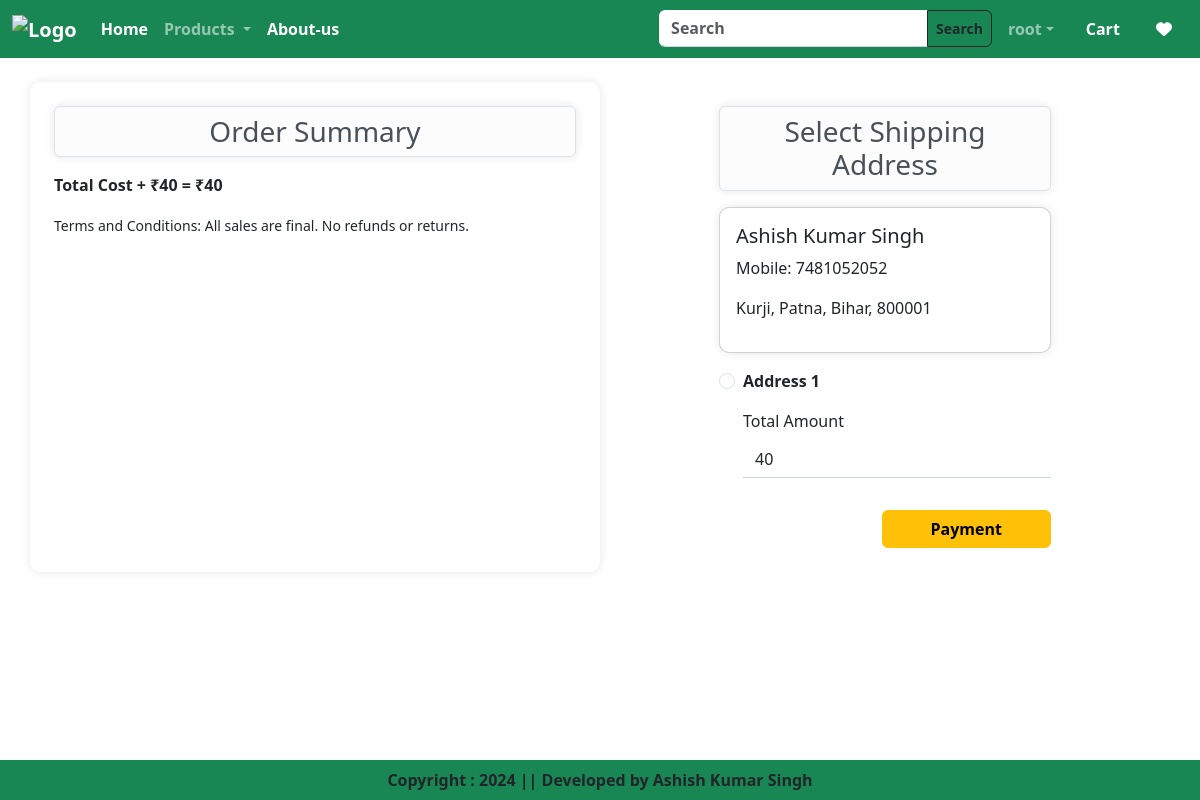
The page /checkout/ (signed in) on the database as committed earlier.
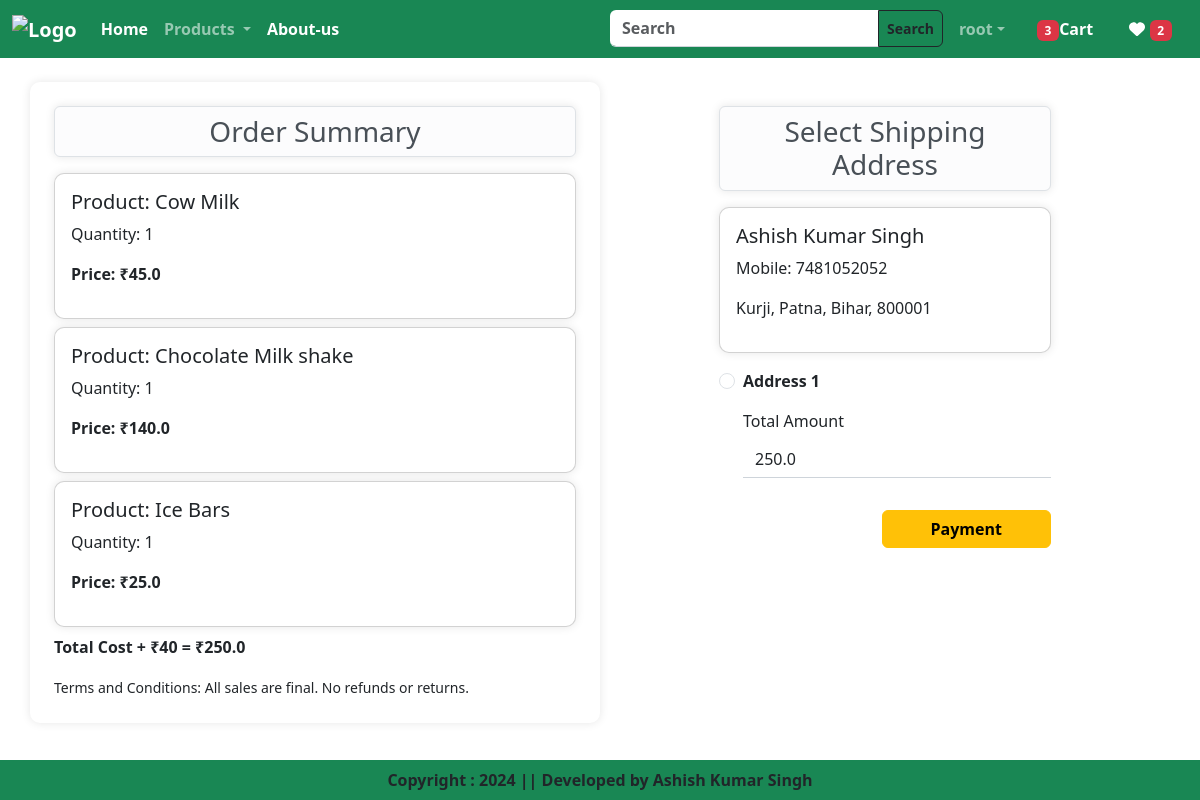
The same page on the database as committed later.
### app/models.py (models this page shows, shortened)
class Customer(models.Model):
    user = models.ForeignKey(User, on_delete=models.CASCADE)
    name = models.CharField(max_length=200)
    locality = models.CharField(max_length=200)
    city = models.CharField(max_length=100)
    mobile = models.IntegerField(default=0)
    zipcode = models.IntegerField()
    state = models.CharField(choices=STATE_CHOICES,max_length=200)

class Cart(models.Model):
    user = models.ForeignKey(User,on_delete=models.CASCADE)
    product = models.ForeignKey(Product,on_delete=models.CASCADE)
    quantity = models.PositiveIntegerField(default=1)

class Product(models.Model):
    title = models.CharField(max_length=100)
    selling_price = models.FloatField()
    discounted_price = models.FloatField()
    description = models.TextField()
    composition = models.TextField(default="")
    prodapp = models.TextField(default="")
    category = models.CharField(choices=CATEGORY_CHOICES,max_length=2)
    product_image = models.ImageField(upload_to='product')

### app/views.py (the view, shortened to what this page needs)
# urls.py: path('checkout/',views.Checkout.as_view(),name="checkout"),
@method_decorator(login_required, name='dispatch')
class Checkout(View):
    def get(self, request):
        user = request.user
        add = Customer.objects.filter(user=user)
        cart_items = Cart.objects.filter(user=user)
        wishItem=0
        totalItem = 0
        if request.user.is_authenticated:
            totalItem = len(Cart.objects.filter(user=request.user))
            wishItem = len(Wishlist.objects.filter(user=request.user))
        famount = 0
        for p in cart_items:
            value = p.quantity * p.product.discounted_price
            famount = famount + value
        totalamount = famount + 40
        razoramounnt = int(totalamount * 100)
        client = razorpay.Client(auth=(settings.RAZOR_KEY_ID,settings.RAZOR_KEY_SECRET))
        data = {'amount':razoramounnt,'currency':"INR","receipt":"order_recptid_12"}
        payment_response = client.order.create(data=data)
        print(payment_response)
        order_id = payment_response['id']
        order_status = payment_response['status']
        return render(request,"app/checkout.html",locals())

### app/templates/app/checkout.html (shortened to what this page needs)
{% extends "app/base.html" %}
{% load static %}
{% block main-content %}
<div class="container">
    <div class="row my-4">
        <div class="col-sm-6 shadow_container p-4">
            <h3 class="alert alert-light border rounded text-center shadow_container p-2">Order Summary</h3>
            {% for item in cart_items %}
            <div class="card mb-2 shadow_container">
                <div class="card-body">
                    <h5>Product: {{ item.product.title }}</h5>
                    <p>Quantity: {{ item.quantity }}</p>
                    <p class="fw-bold">Price: ₹{{ item.product.discounted_price }}</p>
                </div>
            </div>
            {% endfor %}
            <p class="fw-bold">Total Cost + ₹40 = ₹{{ totalamount }}</p>
            <small>Terms and Conditions: All sales are final. No refunds or returns.</small>
        </div>
        <div class="col-sm-4 offset-sm-1 p-4">
            <h3 class="alert alert-light border rounded text-center shadow_container p-2">{{ product.title }}Select Shipping Address</h3>
            {% if add %}
                <form method="post" id="myform">
                    {% for ad in add %}
                    <div class="card mb-3 shadow_container">
                        <div class="card-body">
                            <h5>{{ ad.name }}</h5>
                            <p>Mobile: {{ ad.mobile }}</p>
                            <p>{{ ad.locality }}, {{ ad.city }}, {{ ad.state }}, {{ ad.zipcode }}</p>
                        </div>
                    </div>
                    <div class="form-check mb-3">
                        <input class="form-check-input" type="radio" name="custid" id="custadd{{ forloop.counter }}" value="{{ ad.id }}" required/>
                        <label class="form-check-label fw-bold" for="custadd{{ forloop.counter }}">Address {{ forloop.counter }}</label>
                    </div>
                    {% endfor %}
                    <div class="form-check mb-3">
                        <label for="totalamount" class="form-label">Total Amount</label>
                        <input type="number" class="form-control" name="totalamount" value="{{ totalamount }}" readonly>
                    </div>
                    <div class="text-end">
                        <button id="rzp-button1" type="button" class="btn btn-warning mt-3 px-5 fw-bold">Payment</button>
                    </div>
                </form>
            {% else %}
                <div class="alert alert-warning" role="alert">
                    No shipping addresses found. Please <a href="{% url 'profile' %}" class="alert-link">add a shipping address</a> in your profile before proceeding.
                </div>
            {% endif %}
        </div>
    </div>
</div>
<br><br/>
{% endblock main-content %}

### app/templates/app/base.html (shortened to what this page needs)
<!doctype html>
{% load static %}
<html lang="en">
  <head>
    <link href="https://cdn.jsdelivr.net/npm/bootstrap@5.3.3/dist/css/bootstrap.min.css" rel="stylesheet">
    <link rel = "stylesheet" href = "{% static 'app/css/owl.carousel.min.css' %}">
    <link rel = "stylesheet" href = "{% static 'app/css/all.min.css' %}">
    <link rel = "stylesheet" href = "{% static 'app/css/style.css' %}">
    <link rel="stylesheet" href="https://cdnjs.cloudflare.com/ajax/libs/font-awesome/6.0.0-beta3/css/all.min.css">
  </head>
  <body>
    <nav class="navbar navbar-expand-lg navbar-dark bg-success">
      <div class="container-fluid fw-bold">
        <a class="navbar-brand" href="/">
          <img src="{% static 'app/images/logo2.png' %}" alt="Logo" width="200" height="100"></a>
        <div class="collapse navbar-collapse" id="navbarSupportedContent">
          <ul class="navbar-nav me-auto mb-2 mb-lg-0">
            {% if request.user.is_authenticated %}
            <li class="nav-item">
              <a class="nav-link active" aria-current="page" href="/">Home</a>
            </li>
            <li class="nav-item dropdown">
              <a class="nav-link dropdown-toggle" href="#" role="button" data-bs-toggle="dropdown" aria-expanded="false">
                Products
              </a>
            <li class="nav-item">
              <a class="nav-link text-white" href="{% url 'about' %}">About-us</a>
            </li>
          </ul>
          <form class="d-flex" role="search" action="/search/">
            <div class="input-group">
              <input class="form-control rounded-start fw-bold" type="search" placeholder="Search" aria-label="Search" name="search" style="length:1000px;">
              <button class="btn btn-outline-dark fw-bold btn-sm rounded-end" type="submit">Search</button>
            </div>
          </form>
        </div>
        <ul class="navbar-nav me-auto mb-2 mb-lg-0">
          <li class="nav-item dropdown mx-2">
            <a class="nav-link dropdown-toggle" href="#" role="button" data-bs-toggle="dropdown" aria-expanded="false">{{request.user}}</a>
          </li>
          <li class="nav-item mx-2">
            <a class="nav-link text-white" href="{% url 'showcart' %}"><span class="badge bg-danger">{% if totalItem > 0 %}{{totalItem}}{% endif %}</span>Cart&nbsp;</a>
          </li>
          <li class="nav-item mx-2">
            <a class="nav-link text-white" href="{% url 'wishlists' %}"><i class="fa fa-heart"></i> <span class="badge bg-danger">{% if wishItem > 0 %}{{wishItem}}{% endif %}</span></a>
          </li>
          {% else %}
          <li class="nav-item mx-2">
            <p class="nav-link text-white"><a style="text-decoration:none;color:white;"  href="{% url 'login' %}">Login</a>/<a style="text-decoration:none;color:white;" href="{% url 'customer-registration' %}">Register</a></p>
          </li>
          {% endif %}
        </ul>
      </div>
    </nav>
    {% block main-content %}{% endblock main-content %}
<footer class="container-fluid fixed-bottom bg-success text-center p-2 mt-5 fw-bold">
  Copyright : 2024 || Developed by Ashish Kumar Singh
</footer>
  </body>
</html>

Rows that differ between the two databases and show on the page:
added Cart: product "Cow Milk", quantity "1", product.discounted_price "45.0"
added Cart: product "Chocolate Milk shake", quantity "1", product.discounted_price "140.0"
added Cart: product "Ice Bars", quantity "1", product.discounted_price "25.0"
Other text that changed with them:
{{ totalItem }}: (not shown) → "3"
{{ wishItem }}: (not shown) → "2"
{{ totalamount }}: "40" → "250.0"
form field totalamount: "40" → "250.0"
